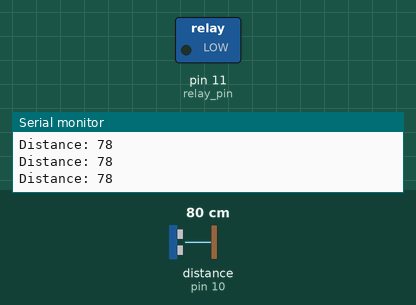
Simulated run of this sketch. Board: Arduino Uno, built with avr-gcc and run on an emulated ATmega328P. On the bench: switched loads named in the sketch (green lamp = pin HIGH), the last lines printed to the serial monitor. Wiring (inferred from the names in the program): ultrasonic range finder: trigger pin 9; echo pin 10. The test bench sets the inputs (shaded band); at power-on: distance to the obstacle (sensor on pin 10) 80 cm. The echo pulse lasts 58.3 µs per cm; pins used as bus, display or sensor lines are not drawn.

Above: at 1.2 s.
1.3 s: distance to the obstacle (sensor on pin 10) set to 4 cm
4.3 s: distance to the obstacle (sensor on pin 10) set to 2 cm
At 5.5 s:
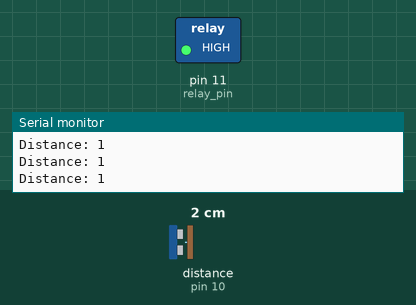
5.8 s: distance to the obstacle (sensor on pin 10) set to 10 cm
8.8 s: distance to the obstacle (sensor on pin 10) set to 13 cm
At 9.1 s:
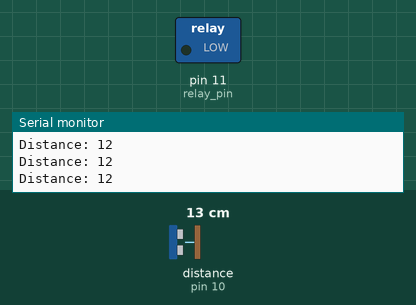
Timing chart, 0 to 11.3 s (numbered marks = the images above; inputs shaded):
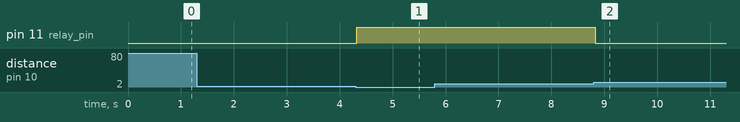

Measured:
- the behaviour switches between 3 and 2 cm on distance to the obstacle (sensor on pin 10) (found by bisection; images 0 and 1)
- the behaviour switches between 11 and 12 cm on distance to the obstacle (sensor on pin 10) (found by bisection; images 1 and 2)
- after the input at 4.3 s, pin 11 (relay_pin): LOW → HIGH at once
- after the input at 8.8 s, pin 11 (relay_pin): HIGH → LOW at once

The sketch:

distance_us.ino
```cpp
/*
* Ultrasonic Sensor HC-SR04 and Arduino Tutorial
*
* by Dejan Nedelkovski,
* www.HowToMechatronics.com
*
*/

// defines pins numbers
const int trigPin = 9;
const int echoPin = 10;
const int relay_pin=11;

// defines variables
long duration;
int distance;

void setup() {
pinMode(trigPin, OUTPUT); // Sets the trigPin as an Output
pinMode(echoPin, INPUT); // Sets the echoPin as an Input
pinMode(relay_pin,OUTPUT);
digitalWrite(relay_pin, HIGH);
Serial.begin(9600); // Starts the serial communication

}

void loop() {
// Clears the trigPin
digitalWrite(trigPin, LOW);
delayMicroseconds(2);

// Sets the trigPin on HIGH state for 10 micro seconds
digitalWrite(trigPin, HIGH);
delayMicroseconds(10);
digitalWrite(trigPin, LOW);

// Reads the echoPin, returns the sound wave travel time in microseconds
duration = pulseIn(echoPin, HIGH);

// Calculating the distance
distance= duration*0.034/2;

// Prints the distance on the Serial Monitor
Serial.print("Distance: ");
Serial.println(distance);

// 2 on
// 10 off

if(distance>=11)
{
  digitalWrite(relay_pin, LOW);

}
if(distance<=1)
{
  digitalWrite(relay_pin, HIGH);

}


}
```
